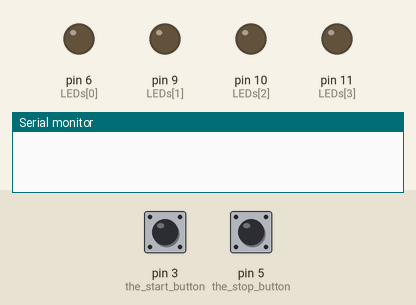
Recording of a sketch running on a simulated Arduino Uno, built with avr-gcc and run on an emulated ATmega328P. Shown: output pins drawn as LEDs (lit = HIGH), the last lines printed to the serial monitor. The inputs (shaded band) are chosen by the test bench; at power-on: pin 3 (the_start_button) LOW, pin 5 (the_stop_button) LOW.

Above: at 1.2 s.
1.3 s: pin 3 (the_start_button) pulled HIGH for 1 s
At 3.1 s:
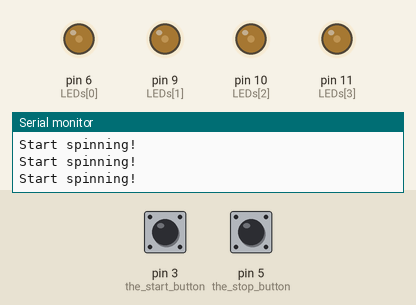
3.8 s: pin 5 (the_stop_button) pulled HIGH for 0.15 s
At 4.9 s:
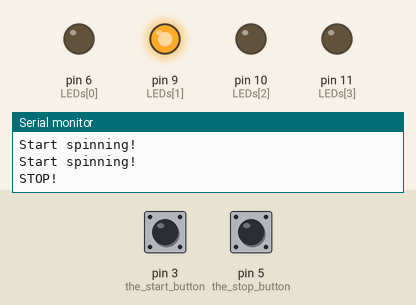
5.4 s: pin 3 (the_start_button) pulled HIGH for 0.15 s
At 6.7 s:
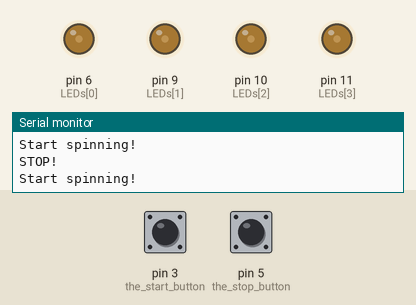
7.1 s: pin 5 (the_stop_button) pulled HIGH for 1 s
At 7.4 s:
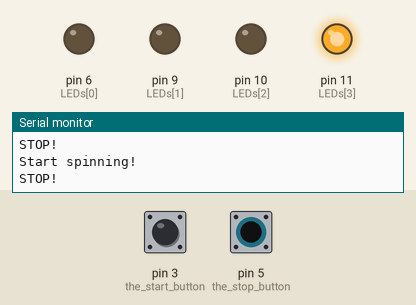
9.6 s: pin 3 (the_start_button) pulled HIGH for 0.15 s
At 11.0 s:
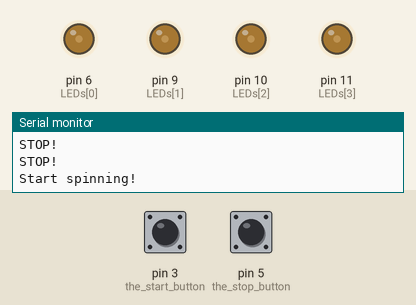
11.3 s: pin 3 (the_start_button) pulsed HIGH 5 times (0.12 s each, 0.3 s apart)
At 11.75 s:
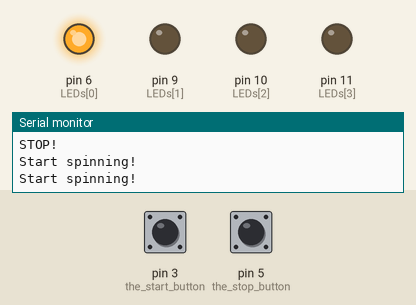
Timing chart, 0 to 14.3 s (numbered marks = the images above; inputs shaded):
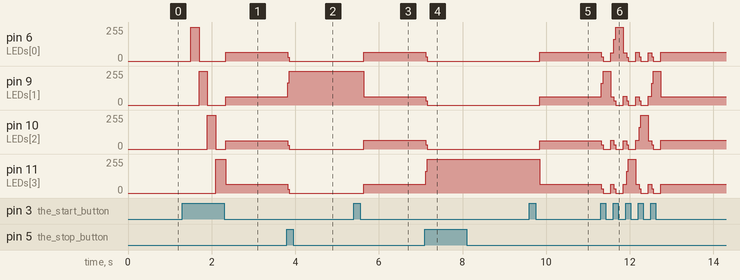

Measured:
- after the input at 1.3 s, pin 6 (LEDs[0]): 0/255 → 255/255 after 0.20 s, → 0/255 0.20 s later, → 64/255 0.64 s later; pin 9 (LEDs[1]): 0/255 → 255/255 after 0.40 s, → 0/255 0.20 s later, → 63/255 0.44 s later
- after the input at 3.8 s, pin 6 (LEDs[0]), pin 11 (LEDs[3]): 64/255 → 0/255 at once; pin 9 (LEDs[1]): 63/255 → 255/255 at once; pin 10 (LEDs[2]): 63/255 → 0/255 at once
- after the input at 5.4 s, pin 6 (LEDs[0]), pin 10 (LEDs[2]), pin 11 (LEDs[3]): 0/255 → 64/255 after 0.24 s; pin 9 (LEDs[1]): 255/255 → 63/255 after 0.24 s
- after the input at 7.1 s, pin 6 (LEDs[0]), pin 10 (LEDs[2]): 64/255 → 0/255 at once; pin 9 (LEDs[1]): 63/255 → 0/255 at once; pin 11 (LEDs[3]): 64/255 → 255/255 at once
- after the input at 9.6 s, pin 6 (LEDs[0]): 0/255 → 64/255 after 0.24 s; pin 9 (LEDs[1]), pin 10 (LEDs[2]): 0/255 → 63/255 after 0.24 s; pin 11 (LEDs[3]): 255/255 → 64/255 after 0.24 s

The sketch:

Wheel_of_Fortune_Code.ino
```cpp
//Wheel of Fortune Project
unsigned long t;
int LEDs[] = {6, 9, 10, 11};
int currentLED = 0;
int numLEDs = 4;
bool state = false;

void setup(){
 Serial.begin(9600);
 pinMode(3, INPUT); // the start button
 pinMode(5, INPUT); // the stop button
}

void changeLights(){
  for(int i = 0; i < numLEDs; i++){
    if(i == currentLED){
      analogWrite(LEDs[i], 255);
    }
    else{
      analogWrite(LEDs[i], 0);
    }
  }
  currentLED = (currentLED + 1) % numLEDs;
}

void loop(){
  //update state when started
  if(state){
    changeLights();
  }

  //start button
  if (digitalRead(3) == HIGH){
    state = true;
    delay(200); // delay before starting
    Serial.println("Start spinning!");
  }

  //stop button
  else if (digitalRead(5) == HIGH){
    state = false;
    delay(200); // delay before ending
    Serial.println("STOP!");
  }

}
```
